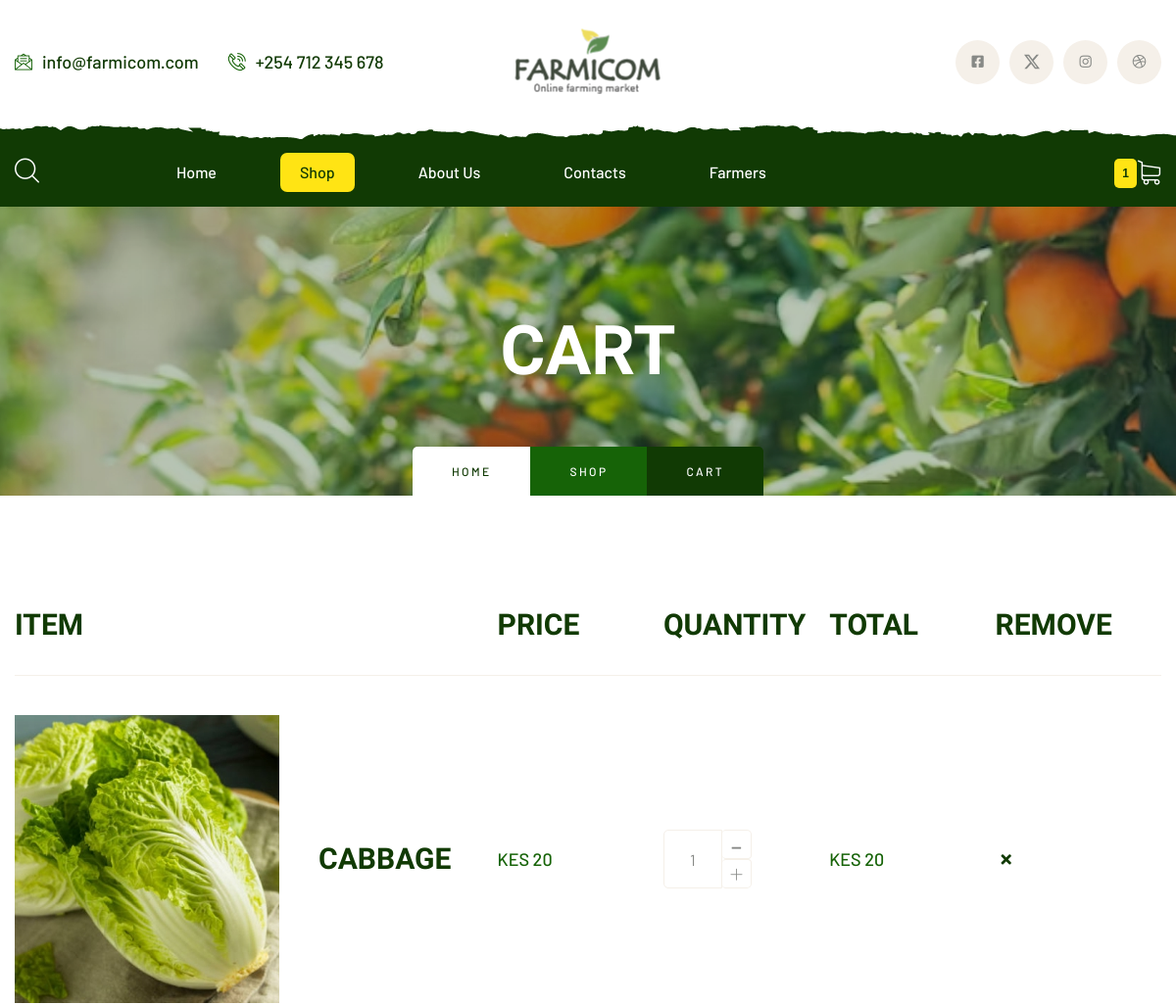
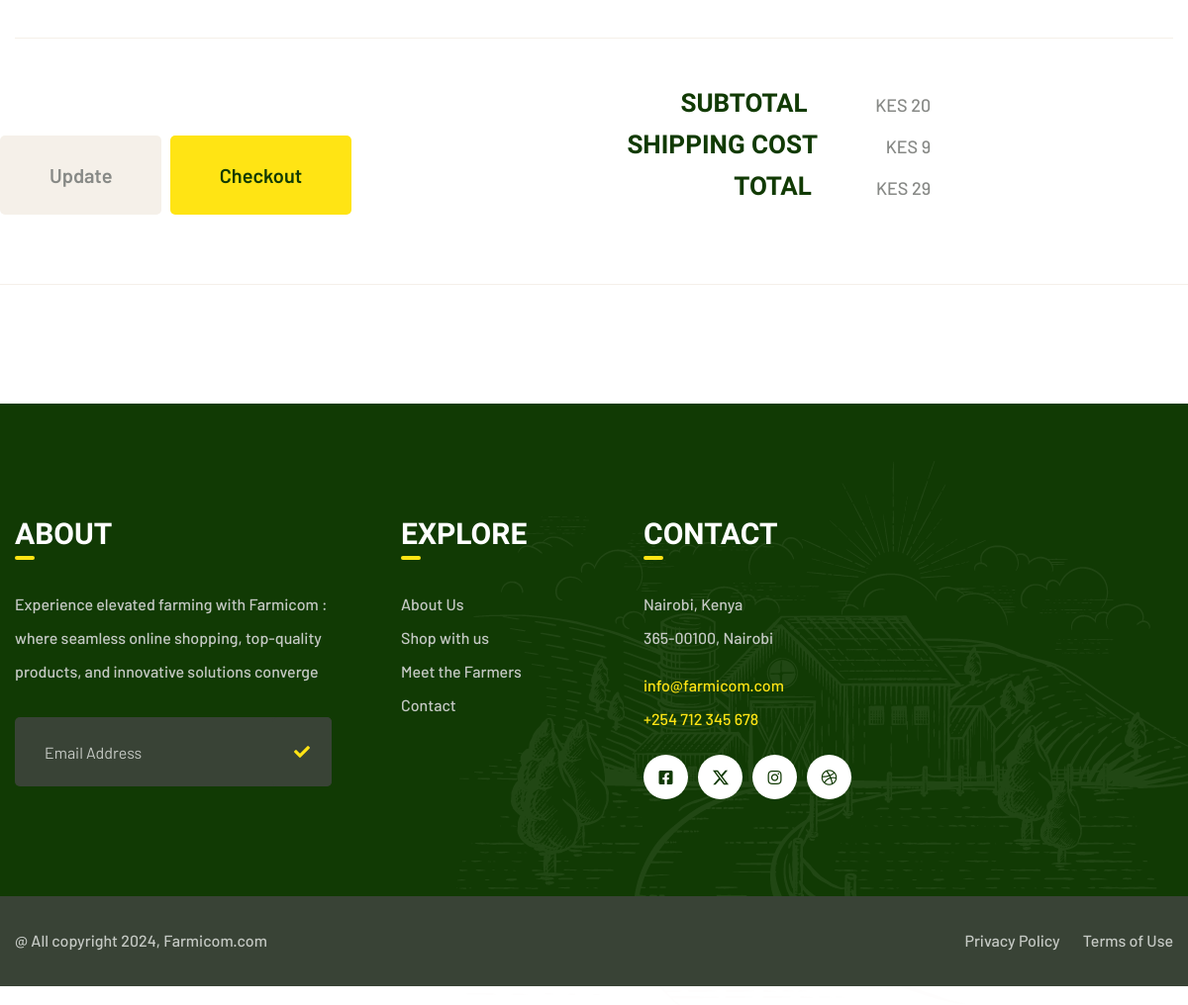
The app's page /files/cart.php (signed in) with its own data (2 pictures, top to bottom).
### tables this page shows
CREATE TABLE `cart` (
  `id` int(100) NOT NULL,
  `username` varchar(100) NOT NULL,
  `name` varchar(100) NOT NULL,
  `price` int(100) NOT NULL,
  `quantity` int(100) NOT NULL DEFAULT 1,
  `subtotal` int(11) NOT NULL,
  `image` varchar(100) NOT NULL
);

### files/cart.php (the view, shortened to what this page needs)
<?php
include 'config.php';
if (isset($_SESSION['email'])) {
    $username = $_SESSION['email'];
    $stmt = $con->prepare("SELECT * FROM cart WHERE Username = ?") or die("Query failed");
    $stmt->bind_param("s", $_SESSION['email']);
    $stmt->execute();
    $cart_sum = $stmt->get_result();
    $Cart_number = $cart_sum->num_rows;
}else{
    $Cart_number = 0;
    $username = "guest";
}
?>
<!DOCTYPE html>
<html lang="en">
<head>
    <link rel="stylesheet" href="assets/css/animate.min.css">
    <link rel="stylesheet" href="assets/css/bootstrap.min.css">
    <link rel="stylesheet" href="assets/css/owl.carousel.min.css">
    <link rel="stylesheet" href="assets/css/owl.theme.default.min.css">
    <link rel="stylesheet" href="assets/css/magnific-popup.css">
    <link rel="stylesheet" href="assets/css/fontawesome-all.min.css">
    <link rel="stylesheet" href="assets/css/swiper.min.css">
    <link rel="stylesheet" href="assets/css/bootstrap-select.min.css">
    <link rel="stylesheet" href="assets/css/jquery.mCustomScrollbar.min.css">
    <link rel="stylesheet" href="assets/css/bootstrap-datepicker.min.css">
    <link rel="stylesheet" href="assets/css/vegas.min.css">
    <link rel="stylesheet" href="assets/css/nouislider.min.css">
    <link rel="stylesheet" href="assets/css/nouislider.pips.css">
    <link rel="stylesheet" href="assets/css/agrikol_iconl.css">
    <link rel="stylesheet" href="assets/css/style.css">
    <link rel="stylesheet" href="assets/css/responsive.css">
</head>
<body>
    <div class="page-wrapper">
        <div class="site-header__header-one-wrap">
            <div class="topbar-one">
                <div class="topbar_bg" style="background-image: url(assets/images/shapes/header-bg.png)"></div>
                <div class="container">
                    <div class="topbar-one__left">
                        <a href="mail to: info@farmicom.com"><span class="icon-message"></span>info@farmicom.com</a>
                        <a href="+254 712 345 678"><span class="icon-phone-call"></span>+254 712 345 678</a>
                    </div>
                    <div class="topbar-one__middle">
                        <a href="index.php" class="main-nav__logo">
                            <img src="assets/images/resources/logo.png" class="main-logo" alt="Awesome Image" />
                        </a>
                    </div>
                    <div class="topbar-one__right">
                        <div class="topbar-one__social">
                            <a href="#"><i class="fab fa-facebook-square"></i></a>
                            <a href="#"><svg xmlns="http://www.w3.org/2000/svg" width="16" height="16" fill="currentColor" class="bi bi-twitter-x" viewBox="0 0 16 16">
                                <path d="M12.6.75h2.454l-5.36 6.142L16 15.25h-4.937l-3.867-5.07-4.425 5.07H.316l5.733-6.57L0 .75h5.063l3.495 4.633L12.601.75Zm-.86 13.028h1.36L4.323 2.145H2.865z"/>
                              </svg></i></a>
                            <a href="#"><i class="fab fa-instagram"></i></a>
                            <a href="#"><i class="fab fa-dribbble"></i></a>
                        </div>
                    </div>
                </div>
            </div>
            <header class="main-nav__header-one">
                <nav class="header-navigation stricky">
                    <div class="container clearfix">
                        <div class="main-nav__left">
                            <a href="#" class="main-nav__search search-popup__toggler"><i
                                    class="icon-magnifying-glass"></i></a>
                        </div>
                        <div class="main-nav__main-navigation">
                            <ul class=" main-nav__navigation-box">
                                <li class="dropdown">
                                    <a href="index.php">Home</a>
                                </li>
                                <li class="dropdown  current">
                                    <a href="product.php">Shop</a>
                                </li>
                                <li class="dropdown">
                                    <a href="about.php">About Us</a>
                                </li>
                                <li>
                                    <a href="contact.php">Contacts</a>
                                </li>
                                <li>
                                    <a href="farmers.php">Farmers</a>
                                </li>
                            </ul>
                        </div>
                        <div class="main-nav__right">
                            <div class="icon_cart_box">
                            <a href="cart.php">
                            <sup><?php echo $Cart_number?></sup><span class="icon-shopping-cart"></span>
                          </a>
                            </div>
                        </div>
                    </div>
                </nav>
            </header>
        </div>
        </div>
        <section class="page-header" style="background-image: url(assets/images/backgrounds/page-header-contact.jpg);">
            <div class="container">
                <h2>Cart</h2>
                <ul class="thm-breadcrumb list-unstyled">
                    <li><a href="index.php">Home</a></li>
                    <li><a href="" class="shop_style">Shop</a></li>
                    <li><span>Cart</span></li>
                </ul>
            </div>
        </section>
        <form action="<?php echo $_SERVER['PHP_SELF']; ?>" method="post">        <section class="cart">
            <div class="container">
                <div class="row">
                    <div class="col-xl-12">
                        <div class="cart_table_box">
                        <table class="cart_table">
    <thead class="cart_table_head">
        <?php
    if (isset($_SESSION['email'])) {
        $username = $_SESSION['email'];
        $select_cart = mysqli_query($con, "SELECT * FROM cart WHERE username = '$username'");
        if($select_cart->num_rows!==0){
            ?>
            <tr>
                <th>Item</th>
                <th></th>
                <th>Price</th>
                <th>Quantity</th>
                <th>Total</th>
                <th>Remove</th>
            </tr>
    <?php
        }
    } else {
        echo "";
    }
    ?>
                    </thead>
                    <tbody><?php
if (isset($_SESSION['email'])) {
    $username = $_SESSION['email'];
    $select_cart = mysqli_query($con, "SELECT * FROM cart WHERE username = '$username'");
    $subtotal = 0;
    if ($select_cart->num_rows !== 0) {
        while ($cart_items = mysqli_fetch_assoc($select_cart)) {
            if (isset($cart_items['quantity']) && isset($cart_items['price'])) {
                $item_subtotal = $cart_items['price'] * $cart_items['quantity'];
                $subtotal += $item_subtotal;
?>
                <tr>
                    <td colspan="2">
                        <div class="colum_box">
                            <div class="prod_thum">
                                <a href="#"><img src="<?php echo $cart_items['image']; ?>" alt=""></a>
                            </div>
                            <div class="title">
                                <h3 class="prod-title"><?php echo $cart_items['name']; ?></h3>
                            </div>
                        </div>
                    </td>
                    <td class="pro_price">KES <?php echo $cart_items['price']; ?></td>
                    <td class="pro_qty">
                        <div class="product-quantity-box">
                            <div class="input-box">
                                <input class="quantity-spinner" type="text" value="<?php echo $cart_items['quantity']; ?>" name="quantity[<?php echo $cart_items['id']; ?>]">
                            </div>
                        </div>
                    </td>
                    <td class="pro_sub_total">KES <?php echo $item_subtotal; ?></td>
                    <td>
                        <div class="pro_remove">
                            <button class="btn_delete" type="submit" name="delete" value="<?php echo $cart_items['id']; ?>"><i class="fas fa-times"></i></button>
                        </div>
                    </td>
                </tr>
<?php
            }
        }
    } else {
        echo "<centre><h1>Cart is empty</h1></centre>";
    }
} else {
    echo "Cart is empty";
}
?>
</table>
</div>
</div>
</div>
<div class="row cart_apply_coupon_box">
<div class="row">
<div class="col-xl-12">
<div class="button_box">
<?php
$select_cart = mysqli_query($con, "SELECT * FROM cart WHERE username = '$username'");
if ($select_cart->num_rows !== 0) {
?>
<button class="thm-btn update_btn" type="submit" name="update">Update</button>
<button class="thm-btn checkout_btn" type="submit" name="checkout">Checkout</button>
</div>
</div>
</div>
<div class="col-xl-6">
<ul class="total_box list-unstyled">
<li><span>Subtotal</span> <?php echo "KES " . $subtotal; ?></li>
<li><span>Shipping Cost</span> <?php
                                if ($subtotal >= 5000) {
                                    $Shipping_cost = 0;
                                } else {
                                    $Shipping_cost = round(0.45 * $subtotal, 0);
                                }
                                echo "KES " . $Shipping_cost;
                                ?></li>
<li><span>Total</span><?php echo "KES " . ($gtotal = $subtotal + $Shipping_cost); ?> </li>
<?php
} else {
    echo "";
}
?>
                        </ul>
                    </div>
                </div>
            </div>
        </section>
        </form>
        <footer class="site-footer">
            <div class="site-footer_farm_image"><img src="assets/images/resources/site-footer-farm.png"
                    alt="Farm Image"></div>
            <div class="container">
                <div class="row no-gutters">
                    <div class="col-xl-4 col-lg-4 col-md-6">
                        <div class="footer-widget__column footer-widget__about wow fadeInUp" data-wow-delay="100ms">
                            <div class="footer-widget__title">
                                <h3>About</h3>
                            </div>
                            <div class="footer-widget_about_text">
                                <p>Experience elevated farming with Farmicom : where seamless online shopping, top-quality products,
                                    and innovative solutions converge  </p>
                            </div>
                            <form action="" method="post">
                                <div class="footer_input-box">
                                    <input type="Email"  name = "email" placeholder="Email Address">
                                    <button type="submit" name="subscribe" class="button"><i class="fa fa-check"></i></button>
                                </div>
                            </form>
                        </div>
                    </div>
                    <div class="col-xl-2 col-lg-2 col-md-6">
                        <div class="footer-widget__column footer-widget__link wow fadeInUp" data-wow-delay="200ms">
                            <div class="footer-widget__title">
                                <h3>Explore</h3>
                            </div>
                            <ul class="footer-widget__links-list list-unstyled">
                                <li><a href="about.php">About Us</a></li>
                                <li><a href="product.php">Shop with us</a></li>
                                <li><a href="farmers.php">Meet the Farmers</a></li>
                                <li><a href="contact.php">Contact</a></li>
                            </ul>
                        </div>
                    </div>
                    <div class="col-xl-3 col-lg-3 col-md-6">
                        <div class="footer-widget__column footer-widget__contact wow fadeInUp" data-wow-delay="400ms">
                            <div class="footer-widget__title">
                                <h3>Contact</h3>
                            </div>
                            <div class="footer-widget_contact">
                                <p>Nairobi, Kenya<br>365-00100, Nairobi</p>
                                <a href="mailto:info@farmicom.com">info@farmicom.com</a><br>
                                <a href="tel:+254 712 345 678">+254 712 345 678</a>
                                <div class="site-footer__social">
                                    <a href="#"><i class="fab fa-facebook-square"></i></a>
                                    <a href="#"><svg xmlns="http://www.w3.org/2000/svg" width="16" height="16" fill="currentColor" class="bi bi-twitter-x" viewBox="0 0 16 16">
                                        <path d="M12.6.75h2.454l-5.36 6.142L16 15.25h-4.937l-3.867-5.07-4.425 5.07H.316l5.733-6.57L0 .75h5.063l3.495 4.633L12.601.75Zm-.86 13.028h1.36L4.323 2.145H2.865z"/>
                                      </svg></i></a>
                                    <a href="#"><i class="fab fa-instagram"></i></a>
                                    <a href="#"><i class="fab fa-dribbble"></i></a>
                                </div>
                            </div>
                        </div>
                    </div>
                </div>
            </div>
        </footer>
        <div class="site-footer_bottom">
            <div class="container">
                <div class="site-footer_bottom_copyright">
                    <p>@ All copyright 2024, <a href="#">Farmicom.com</a></p>
                </div>
                <div class="site-footer_bottom_menu">
                    <ul class="list-unstyled">
                        <li><a href="#">Privacy Policy</a></li>
                        <li><a href="#">Terms of Use</a></li>
                    </ul>
                </div>
            </div>
        </div>
</body>
</html>

### records on screen
cart: image (picture), name "CABBAGE", price "20", quantity "1", $cart_items['id'] 30 (drawn)

### other values on screen
$Cart_number "1"
$subtotal "20"
$Shipping_cost "9"
$gtotal = $subtotal + $Shipping_cost "29"
